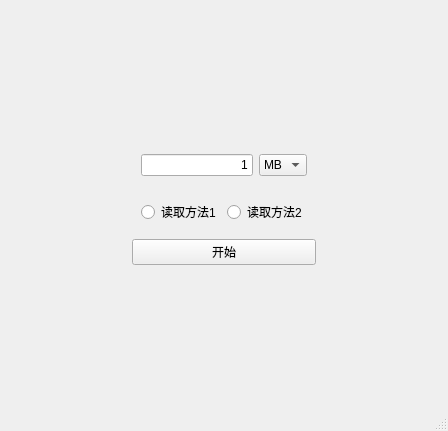
<?xml version="1.0" encoding="UTF-8"?>
<ui version="4.0">
 <class>MainWindow</class>
 <widget class="QMainWindow" name="MainWindow">
  <property name="enabled">
   <bool>true</bool>
  </property>
  <property name="geometry">
   <rect>
    <x>0</x>
    <y>0</y>
    <width>448</width>
    <height>431</height>
   </rect>
  </property>
  <property name="windowTitle">
   <string>MainWindow</string>
  </property>
  <widget class="QWidget" name="centralwidget">
   <layout class="QGridLayout" name="gridLayout">
    <item row="3" column="2">
     <spacer name="horizontalSpacer_4">
      <property name="orientation">
       <enum>Qt::Horizontal</enum>
      </property>
      <property name="sizeHint" stdset="0">
       <size>
        <width>40</width>
        <height>20</height>
       </size>
      </property>
     </spacer>
    </item>
    <item row="2" column="2">
     <spacer name="horizontalSpacer">
      <property name="orientation">
       <enum>Qt::Horizontal</enum>
      </property>
      <property name="sizeHint" stdset="0">
       <size>
        <width>48</width>
        <height>20</height>
       </size>
      </property>
     </spacer>
    </item>
    <item row="3" column="1">
     <widget class="QPushButton" name="pushButton">
      <property name="text">
       <string>开始</string>
      </property>
     </widget>
    </item>
    <item row="2" column="1">
     <widget class="QWidget" name="widget_2" native="true">
      <layout class="QHBoxLayout" name="horizontalLayout_2">
       <item>
        <widget class="QRadioButton" name="radioButton">
         <property name="text">
          <string>读取方法1</string>
         </property>
        </widget>
       </item>
       <item>
        <widget class="QRadioButton" name="radioButton_2">
         <property name="text">
          <string>读取方法2</string>
         </property>
        </widget>
       </item>
      </layout>
     </widget>
    </item>
    <item row="4" column="1">
     <spacer name="verticalSpacer">
      <property name="orientation">
       <enum>Qt::Vertical</enum>
      </property>
      <property name="sizeHint" stdset="0">
       <size>
        <width>20</width>
        <height>40</height>
       </size>
      </property>
     </spacer>
    </item>
    <item row="3" column="0">
     <spacer name="horizontalSpacer_3">
      <property name="orientation">
       <enum>Qt::Horizontal</enum>
      </property>
      <property name="sizeHint" stdset="0">
       <size>
        <width>40</width>
        <height>20</height>
       </size>
      </property>
     </spacer>
    </item>
    <item row="1" column="2">
     <spacer name="horizontalSpacer_6">
      <property name="orientation">
       <enum>Qt::Horizontal</enum>
      </property>
      <property name="sizeHint" stdset="0">
       <size>
        <width>40</width>
        <height>20</height>
       </size>
      </property>
     </spacer>
    </item>
    <item row="2" column="0">
     <spacer name="horizontalSpacer_2">
      <property name="orientation">
       <enum>Qt::Horizontal</enum>
      </property>
      <property name="sizeHint" stdset="0">
       <size>
        <width>49</width>
        <height>20</height>
       </size>
      </property>
     </spacer>
    </item>
    <item row="1" column="1">
     <widget class="QWidget" name="widget" native="true">
      <layout class="QHBoxLayout" name="horizontalLayout">
       <item>
        <widget class="QLineEdit" name="lineEdit">
         <property name="text">
          <string>1</string>
         </property>
         <property name="alignment">
          <set>Qt::AlignRight|Qt::AlignTrailing|Qt::AlignVCenter</set>
         </property>
        </widget>
       </item>
       <item>
        <widget class="QComboBox" name="comboBox">
         <item>
          <property name="text">
           <string>MB</string>
          </property>
         </item>
         <item>
          <property name="text">
           <string>GB</string>
          </property>
         </item>
        </widget>
       </item>
      </layout>
     </widget>
    </item>
    <item row="1" column="0">
     <spacer name="horizontalSpacer_5">
      <property name="orientation">
       <enum>Qt::Horizontal</enum>
      </property>
      <property name="sizeHint" stdset="0">
       <size>
        <width>40</width>
        <height>20</height>
       </size>
      </property>
     </spacer>
    </item>
    <item row="0" column="1">
     <spacer name="verticalSpacer_2">
      <property name="orientation">
       <enum>Qt::Vertical</enum>
      </property>
      <property name="sizeHint" stdset="0">
       <size>
        <width>20</width>
        <height>40</height>
       </size>
      </property>
     </spacer>
    </item>
   </layout>
  </widget>
  <widget class="QMenuBar" name="menubar">
   <property name="geometry">
    <rect>
     <x>0</x>
     <y>0</y>
     <width>448</width>
     <height>26</height>
    </rect>
   </property>
  </widget>
  <widget class="QStatusBar" name="statusbar"/>
 </widget>
 <resources/>
 <connections/>
</ui>
